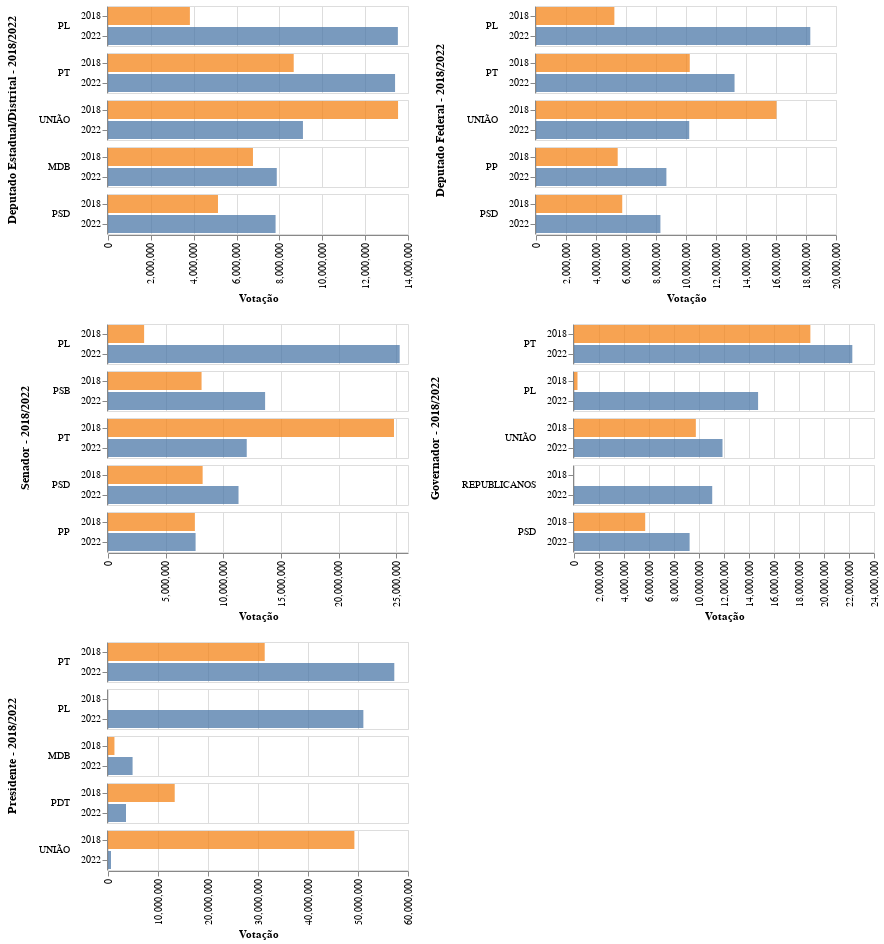

The notebook cell this image was saved under:
### Markdown cell above
### 3.1 Análise da variação da votação por partidos e cargos entre 2018 e 2022

---

### Code cell
'''
   Apresenta um grouped bar chart para um cargo político comparando os 15 partidos que mais
   conseguiram votos em 2022 com 2018.
   df_2018:pl.DataFrame -> dados da eleição de 2018
   df_2022:pl.DataFrame -> dados da eleição de 2022
   position:int -> código do cargo eleitoral (1 Presidente, 3 Governador, 5 Senador, 6 Deputado Federal, 7 Deputado Estadual e 8 Deputado Distrital)
   chart_title:str -> título do chart

   Retorna um chart vega-altair   
'''

def grouped_bar_chart(df_2018:pl.DataFrame, df_2022:pl.DataFrame, position:list[int], chart_title:str, total_parties:int=5)->alt.vegalite.v5.api.Chart:
    # soma todos os votos por partidos de 2018
    df_tmp_18 = filter_by_position(df_2018, position)
    
    df_tmp_18 = (df_tmp_18
        .group_by(["ANO_ELEICAO", "SIGLA_2022","SG_POSIC_IDEOLOGICO"], maintain_order=True)
        .agg(pl.col("QT_VOTOS_VALIDOS").sum())
        .join(df_colors, on="SG_POSIC_IDEOLOGICO", how="inner")
    )

    # soma todos os votos por partidos de 2022
    df_tmp_22 = filter_by_position(df_2022, position)
    
    df_tmp_22 = (df_tmp_22
        .group_by(["ANO_ELEICAO", "SIGLA_2022","SG_POSIC_IDEOLOGICO"], maintain_order=True)
        .agg(pl.col("QT_VOTOS_VALIDOS").sum())
        .join(df_colors, on="SG_POSIC_IDEOLOGICO", how="inner")
    )

    # concatena as votações de 22 e 18 para os cargos em position
    df_tmp = pl.concat([df_tmp_22, df_tmp_18])

    # os registros dos K partidos mais votados em 2018
    top_k_22=df_tmp_22.top_k(total_parties, by="QT_VOTOS_VALIDOS").select(pl.col("SIGLA_2022","QT_VOTOS_VALIDOS"))    

    # faz join entre com os 15 partidos mais votados em 22 usando o campo QT_ORDER 
    # para ordenar o chart
    df_tmp = (df_tmp
        .join(top_k_22, on="SIGLA_2022", how="inner")
        .with_columns(
            QT_ORDER = pl.col("QT_VOTOS_VALIDOS_right")
        )
        .drop(pl.col("QT_VOTOS_VALIDOS_right"))              
    )  

    #plota o grouped bar chart
    return alt.Chart(df_tmp).mark_bar().encode(
        y = alt.Y('ANO_ELEICAO:O', 
            title="",
        ),
        x = alt.X('QT_VOTOS_VALIDOS:Q', title="Votação", axis=alt.Axis( labelAngle=-90 )),
        color = alt.Color('ANO_ELEICAO:O',
            scale = alt.Scale(
               domain=[2018,2022], 
               range=['#F58518','#4C78A8'],
            ),
            legend=None
        ),
        row = alt.Row('SIGLA_2022:N',
            title="",
            spacing = 5,
            header=alt.Header(labelAngle=0, labelAlign='left', title=f'{chart_title}', titleFontSize=12),
            sort=alt.SortField("QT_ORDER", order="descending"),                      
        ),
        opacity=alt.OpacityValue(0.75),
        tooltip=[
            alt.Tooltip('SIGLA_2022:N', title="Partido"),
            alt.Tooltip('ANO_ELEICAO:O', title="Ano Eleição"),
            alt.Tooltip('QT_VOTOS_VALIDOS:Q', format=",d",  title="Votos"),
        ]        
    ).properties(
        width=300,
        #height=150,
    ) 

grouped_depe = grouped_bar_chart(df_poll_18_filtered, df_poll_22_filtered, list([7,8]), 'Deputado Estadual/Distrital - 2018/2022')
grouped_depf = grouped_bar_chart(df_poll_18_filtered, df_poll_22_filtered, list([6]), 'Deputado Federal - 2018/2022')
grouped_sen = grouped_bar_chart(df_poll_18_filtered, df_poll_22_filtered, list([5]), 'Senador - 2018/2022')
grouped_gov = grouped_bar_chart(df_poll_18_filtered, df_poll_22_filtered, list([3]), 'Governador - 2018/2022')
grouped_pres = grouped_bar_chart(df_poll_18_filtered, df_poll_22_filtered, list([1]), 'Presidente - 2018/2022')

((grouped_depe|grouped_depf) & (grouped_sen|grouped_gov) & grouped_pres)

### Figure 1 — Vega-Lite specification as saved in the notebook (floating-point values rounded to 4 significant figures)
{"config": {"view": {"continuousWidth": 300, "continuousHeight": 300}}, "vconcat": [{"hconcat": [{"data": {"name": "data-d53514a806901e54a8f2451de03d85b9"}, "mark": {"type": "bar"}, "encoding": {"color": {"field": "ANO_ELEICAO", "legend": null, "scale": {"domain": [2018, 2022], "range": ["#F58518", "#4C78A8"]}, "type": "ordinal"}, "opacity": {"value": 0.75}, "row": {"field": "SIGLA_2022", "header": {"labelAlign": "left", "labelAngle": 0, "title": "Deputado Estadual/Distrital - 2018/2022", "titleFontSize": 12}, "sort": {"field": "QT_ORDER", "order": "descending"}, "spacing": 5, "title": "", "type": "nominal"}, "tooltip": [{"field": "SIGLA_2022", "title": "Partido", "type": "nominal"}, {"field": "ANO_ELEICAO", "title": "Ano Eleição", "type": "ordinal"}, {"field": "QT_VOTOS_VALIDOS", "format": ",d", "title": "Votos", "type": "quantitative"}], "x": {"axis": {"labelAngle": -90}, "field": "QT_VOTOS_VALIDOS", "title": "Votação", "type": "quantitative"}, "y": {"field": "ANO_ELEICAO", "title": "", "type": "ordinal"}}, "width": 300}, {"data": {"name": "data-0faea556ff586884b39c1b5652775f4a"}, "mark": {"type": "bar"}, "encoding": {"color": {"field": "ANO_ELEICAO", "legend": null, "scale": {"domain": [2018, 2022], "range": ["#F58518", "#4C78A8"]}, "type": "ordinal"}, "opacity": {"value": 0.75}, "row": {"field": "SIGLA_2022", "header": {"labelAlign": "left", "labelAngle": 0, "title": "Deputado Federal - 2018/2022", "titleFontSize": 12}, "sort": {"field": "QT_ORDER", "order": "descending"}, "spacing": 5, "title": "", "type": "nominal"}, "tooltip": [{"field": "SIGLA_2022", "title": "Partido", "type": "nominal"}, {"field": "ANO_ELEICAO", "title": "Ano Eleição", "type": "ordinal"}, {"field": "QT_VOTOS_VALIDOS", "format": ",d", "title": "Votos", "type": "quantitative"}], "x": {"axis": {"labelAngle": -90}, "field": "QT_VOTOS_VALIDOS", "title": "Votação", "type": "quantitative"}, "y": {"field": "ANO_ELEICAO", "title": "", "type": "ordinal"}}, "width": 300}]}, {"hconcat": [{"data": {"name": "data-38321803a1fcf53a7b154ecfb0decb88"}, "mark": {"type": "bar"}, "encoding": {"color": {"field": "ANO_ELEICAO", "legend": null, "scale": {"domain": [2018, 2022], "range": ["#F58518", "#4C78A8"]}, "type": "ordinal"}, "opacity": {"value": 0.75}, "row": {"field": "SIGLA_2022", "header": {"labelAlign": "left", "labelAngle": 0, "title": "Senador - 2018/2022", "titleFontSize": 12}, "sort": {"field": "QT_ORDER", "order": "descending"}, "spacing": 5, "title": "", "type": "nominal"}, "tooltip": [{"field": "SIGLA_2022", "title": "Partido", "type": "nominal"}, {"field": "ANO_ELEICAO", "title": "Ano Eleição", "type": "ordinal"}, {"field": "QT_VOTOS_VALIDOS", "format": ",d", "title": "Votos", "type": "quantitative"}], "x": {"axis": {"labelAngle": -90}, "field": "QT_VOTOS_VALIDOS", "title": "Votação", "type": "quantitative"}, "y": {"field": "ANO_ELEICAO", "title": "", "type": "ordinal"}}, "width": 300}, {"data": {"name": "data-13df8d2d348d8475d60e77cee1a64925"}, "mark": {"type": "bar"}, "encoding": {"color": {"field": "ANO_ELEICAO", "legend": null, "scale": {"domain": [2018, 2022], "range": ["#F58518", "#4C78A8"]}, "type": "ordinal"}, "opacity": {"value": 0.75}, "row": {"field": "SIGLA_2022", "header": {"labelAlign": "left", "labelAngle": 0, "title": "Governador - 2018/2022", "titleFontSize": 12}, "sort": {"field": "QT_ORDER", "order": "descending"}, "spacing": 5, "title": "", "type": "nominal"}, "tooltip": [{"field": "SIGLA_2022", "title": "Partido", "type": "nominal"}, {"field": "ANO_ELEICAO", "title": "Ano Eleição", "type": "ordinal"}, {"field": "QT_VOTOS_VALIDOS", "format": ",d", "title": "Votos", "type": "quantitative"}], "x": {"axis": {"labelAngle": -90}, "field": "QT_VOTOS_VALIDOS", "title": "Votação", "type": "quantitative"}, "y": {"field": "ANO_ELEICAO", "title": "", "type": "ordinal"}}, "width": 300}]}, {"data": {"name": "data-1e2ce8e044606fcac8703e39c41c4068"}, "mark": {"type": "bar"}, "encoding": {"color": {"field": "ANO_ELEICAO", "legend": null, "scale": {"domain": [2018, 2022], "range": ["#F58518", "#4C78A8"]}, "type": "ordinal"}, "opacity": {"value": 0.75}, "row": {"field": "SIGLA_2022", "header": {"labelAlign": "left", "labelAngle": 0, "title": "Presidente - 2018/2022", "titleFontSize": 12}, "sort": {"field": "QT_ORDER", "order": "descending"}, "spacing": 5, "title": "", "type": "nominal"}, "tooltip": [{"field": "SIGLA_2022", "title": "Partido", "type": "nominal"}, {"field": "ANO_ELEICAO", "title": "Ano Eleição", "type": "ordinal"}, {"field": "QT_VOTOS_VALIDOS", "format": ",d", "title": "Votos", "type": "quantitative"}], "x": {"axis": {"labelAngle": -90}, "field": "QT_VOTOS_VALIDOS", "title": "Votação", "type": "quantitative"}, "y": {"field": "ANO_ELEICAO", "title": "", "type": "ordinal"}}, "width": 300}], "$schema": "https://vega.github.io/schema/vega-lite/v5.20.1.json", "datasets": {"data-d53514a806901e54a8f2451de03d85b9": [{"ANO_ELEICAO": 2022, "SIGLA_2022": "PL", "SG_POSIC_IDEOLOGICO": "D", "QT_VOTOS_VALIDOS": 13527495, "POSIC_IDEOLOGICO": "Direita", "cor": "#262DDA", "QT_ORDER": 13527495}, {"ANO_ELEICAO": 2022, "SIGLA_2022": "UNIÃO", "SG_POSIC_IDEOLOGICO": "ED", "QT_VOTOS_VALIDOS": 9097661, "POSIC_IDEOLOGICO": "Extrema Direita", "cor": "#030886", "QT_ORDER": 9097661}, {"ANO_ELEICAO": 2022, "SIGLA_2022": "PSD", "SG_POSIC_IDEOLOGICO": "CD", "QT_VOTOS_VALIDOS": 7820614, "POSIC_IDEOLOGICO": "Centro Direita", "cor": "#97A3FF", "QT_ORDER": 7820614}, {"ANO_ELEICAO": 2022, "SIGLA_2022": "MDB", "SG_POSIC_IDEOLOGICO": "CD", "QT_VOTOS_VALIDOS": 7875801, "POSIC_IDEOLOGICO": "Centro Direita", "cor": "#97A3FF", "QT_ORDER": 7875801}, {"ANO_ELEICAO": 2022, "SIGLA_2022": "PT", "SG_POSIC_IDEOLOGICO": "CE", "QT_VOTOS_VALIDOS": 13396406, "POSIC_IDEOLOGICO": "Centro Esquerda", "cor": "#C54B53", "QT_ORDER": 13396406}, {"ANO_ELEICAO": 2018, "SIGLA_2022": "PSD", "SG_POSIC_IDEOLOGICO": "CD", "QT_VOTOS_VALIDOS": 5132837, "POSIC_IDEOLOGICO": "Centro Direita", "cor": "#97A3FF", "QT_ORDER": 7820614}, {"ANO_ELEICAO": 2018, "SIGLA_2022": "PL", "SG_POSIC_IDEOLOGICO": "D", "QT_VOTOS_VALIDOS": 3822192, "POSIC_IDEOLOGICO": "Direita", "cor": "#262DDA", "QT_ORDER": 13527495}, {"ANO_ELEICAO": 2018, "SIGLA_2022": "MDB", "SG_POSIC_IDEOLOGICO": "CD", "QT_VOTOS_VALIDOS": 6765451, "POSIC_IDEOLOGICO": "Centro Direita", "cor": "#97A3FF", "QT_ORDER": 7875801}, {"ANO_ELEICAO": 2018, "SIGLA_2022": "PT", "SG_POSIC_IDEOLOGICO": "CE", "QT_VOTOS_VALIDOS": 8666866, "POSIC_IDEOLOGICO": "Centro Esquerda", "cor": "#C54B53", "QT_ORDER": 13396406}, {"ANO_ELEICAO": 2018, "SIGLA_2022": "UNIÃO", "SG_POSIC_IDEOLOGICO": "ED", "QT_VOTOS_VALIDOS": 13535800, "POSIC_IDEOLOGICO": "Extrema Direita", "cor": "#030886", "QT_ORDER": 9097661}], "data-0faea556ff586884b39c1b5652775f4a": [{"ANO_ELEICAO": 2022, "SIGLA_2022": "PP", "SG_POSIC_IDEOLOGICO": "D", "QT_VOTOS_VALIDOS": 8692918, "POSIC_IDEOLOGICO": "Direita", "cor": "#262DDA", "QT_ORDER": 8692918}, {"ANO_ELEICAO": 2022, "SIGLA_2022": "PL", "SG_POSIC_IDEOLOGICO": "D", "QT_VOTOS_VALIDOS": 18286211, "POSIC_IDEOLOGICO": "Direita", "cor": "#262DDA", "QT_ORDER": 18286211}, {"ANO_ELEICAO": 2022, "SIGLA_2022": "PSD", "SG_POSIC_IDEOLOGICO": "CD", "QT_VOTOS_VALIDOS": 8293956, "POSIC_IDEOLOGICO": "Centro Direita", "cor": "#97A3FF", "QT_ORDER": 8293956}, {"ANO_ELEICAO": 2022, "SIGLA_2022": "UNIÃO", "SG_POSIC_IDEOLOGICO": "ED", "QT_VOTOS_VALIDOS": 10215433, "POSIC_IDEOLOGICO": "Extrema Direita", "cor": "#030886", "QT_ORDER": 10215433}, {"ANO_ELEICAO": 2022, "SIGLA_2022": "PT", "SG_POSIC_IDEOLOGICO": "CE", "QT_VOTOS_VALIDOS": 13236698, "POSIC_IDEOLOGICO": "Centro Esquerda", "cor": "#C54B53", "QT_ORDER": 13236698}, {"ANO_ELEICAO": 2018, "SIGLA_2022": "PL", "SG_POSIC_IDEOLOGICO": "D", "QT_VOTOS_VALIDOS": 5224591, "POSIC_IDEOLOGICO": "Direita", "cor": "#262DDA", "QT_ORDER": 18286211}, {"ANO_ELEICAO": 2018, "SIGLA_2022": "UNIÃO", "SG_POSIC_IDEOLOGICO": "ED", "QT_VOTOS_VALIDOS": 16031609, "POSIC_IDEOLOGICO": "Extrema Direita", "cor": "#030886", "QT_ORDER": 10215433}, {"ANO_ELEICAO": 2018, "SIGLA_2022": "PSD", "SG_POSIC_IDEOLOGICO": "CD", "QT_VOTOS_VALIDOS": 5749010, "POSIC_IDEOLOGICO": "Centro Direita", "cor": "#97A3FF", "QT_ORDER": 8293956}, {"ANO_ELEICAO": 2018, "SIGLA_2022": "PP", "SG_POSIC_IDEOLOGICO": "D", "QT_VOTOS_VALIDOS": 5446136, "POSIC_IDEOLOGICO": "Direita", "cor": "#262DDA", "QT_ORDER": 8692918}, {"ANO_ELEICAO": 2018, "SIGLA_2022": "PT", "SG_POSIC_IDEOLOGICO": "CE", "QT_VOTOS_VALIDOS": 10251258, "POSIC_IDEOLOGICO": "Centro Esquerda", "cor": "#C54B53", "QT_ORDER": 13236698}], "data-38321803a1fcf53a7b154ecfb0decb88": [{"ANO_ELEICAO": 2022, "SIGLA_2022": "PSD", "SG_POSIC_IDEOLOGICO": "CD", "QT_VOTOS_VALIDOS": 11312512, "POSIC_IDEOLOGICO": "Centro Direita", "cor": "#97A3FF", "QT_ORDER": 11312512}, {"ANO_ELEICAO": 2022, "SIGLA_2022": "PT", "SG_POSIC_IDEOLOGICO": "CE", "QT_VOTOS_VALIDOS": 12024696, "POSIC_IDEOLOGICO": "Centro Esquerda", "cor": "#C54B53", "QT_ORDER": 12024696}, {"ANO_ELEICAO": 2022, "SIGLA_2022": "PL", "SG_POSIC_IDEOLOGICO": "D", "QT_VOTOS_VALIDOS": 25278764, "POSIC_IDEOLOGICO": "Direita", "cor": "#262DDA", "QT_ORDER": 25278764}, {"ANO_ELEICAO": 2022, "SIGLA_2022": "PSB", "SG_POSIC_IDEOLOGICO": "CE", "QT_VOTOS_VALIDOS": 13615846, "POSIC_IDEOLOGICO": "Centro Esquerda", "cor": "#C54B53", "QT_ORDER": 13615846}, {"ANO_ELEICAO": 2022, "SIGLA_2022": "PP", "SG_POSIC_IDEOLOGICO": "D", "QT_VOTOS_VALIDOS": 7592391, "POSIC_IDEOLOGICO": "Direita", "cor": "#262DDA", "QT_ORDER": 7592391}, {"ANO_ELEICAO": 2018, "SIGLA_2022": "PT", "SG_POSIC_IDEOLOGICO": "CE", "QT_VOTOS_VALIDOS": 24785670, "POSIC_IDEOLOGICO": "Centro Esquerda", "cor": "#C54B53", "QT_ORDER": 12024696}, {"ANO_ELEICAO": 2018, "SIGLA_2022": "PSB", "SG_POSIC_IDEOLOGICO": "CE", "QT_VOTOS_VALIDOS": 8109072, "POSIC_IDEOLOGICO": "Centro Esquerda", "cor": "#C54B53", "QT_ORDER": 13615846}, {"ANO_ELEICAO": 2018, "SIGLA_2022": "PP", "SG_POSIC_IDEOLOGICO": "D", "QT_VOTOS_VALIDOS": 7529901, "POSIC_IDEOLOGICO": "Direita", "cor": "#262DDA", "QT_ORDER": 7592391}, {"ANO_ELEICAO": 2018, "SIGLA_2022": "PL", "SG_POSIC_IDEOLOGICO": "D", "QT_VOTOS_VALIDOS": 3130082, "POSIC_IDEOLOGICO": "Direita", "cor": "#262DDA", "QT_ORDER": 25278764}, {"ANO_ELEICAO": 2018, "SIGLA_2022": "PSD", "SG_POSIC_IDEOLOGICO": "CD", "QT_VOTOS_VALIDOS": 8202342, "POSIC_IDEOLOGICO": "Centro Direita", "cor": "#97A3FF", "QT_ORDER": 11312512}], "data-13df8d2d348d8475d60e77cee1a64925": [{"ANO_ELEICAO": 2022, "SIGLA_2022": "UNIÃO", "SG_POSIC_IDEOLOGICO": "ED", "QT_VOTOS_VALIDOS": 11880759, "POSIC_IDEOLOGICO": "Extrema Direita", "cor": "#030886", "QT_ORDER": 11880759}, {"ANO_ELEICAO": 2022, "SIGLA_2022": "PT", "SG_POSIC_IDEOLOGICO": "CE", "QT_VOTOS_VALIDOS": 22265662, "POSIC_IDEOLOGICO": "Centro Esquerda", "cor": "#C54B53", "QT_ORDER": 22265662}, {"ANO_ELEICAO": 2022, "SIGLA_2022": "PL", "SG_POSIC_IDEOLOGICO": "D", "QT_VOTOS_VALIDOS": 14726813, "POSIC_IDEOLOGICO": "Direita", "cor": "#262DDA", "QT_ORDER": 14726813}, {"ANO_ELEICAO": 2022, "SIGLA_2022": "PSD", "SG_POSIC_IDEOLOGICO": "CD", "QT_VOTOS_VALIDOS": 9249065, "POSIC_IDEOLOGICO": "Centro Direita", "cor": "#97A3FF", "QT_ORDER": 9249065}, {"ANO_ELEICAO": 2022, "SIGLA_2022": "REPUBLICANOS", "SG_POSIC_IDEOLOGICO": "D", "QT_VOTOS_VALIDOS": 11056917, "POSIC_IDEOLOGICO": "Direita", "cor": "#262DDA", "QT_ORDER": 11056917}, {"ANO_ELEICAO": 2018, "SIGLA_2022": "PL", "SG_POSIC_IDEOLOGICO": "D", "QT_VOTOS_VALIDOS": 280055, "POSIC_IDEOLOGICO": "Direita", "cor": "#262DDA", "QT_ORDER": 14726813}, {"ANO_ELEICAO": 2018, "SIGLA_2022": "PT", "SG_POSIC_IDEOLOGICO": "CE", "QT_VOTOS_VALIDOS": 18908791, "POSIC_IDEOLOGICO": "Centro Esquerda", "cor": "#C54B53", "QT_ORDER": 22265662}, {"ANO_ELEICAO": 2018, "SIGLA_2022": "PSD", "SG_POSIC_IDEOLOGICO": "CD", "QT_VOTOS_VALIDOS": 5695387, "POSIC_IDEOLOGICO": "Centro Direita", "cor": "#97A3FF", "QT_ORDER": 9249065}, {"ANO_ELEICAO": 2018, "SIGLA_2022": "UNIÃO", "SG_POSIC_IDEOLOGICO": "ED", "QT_VOTOS_VALIDOS": 9747868, "POSIC_IDEOLOGICO": "Extrema Direita", "cor": "#030886", "QT_ORDER": 11880759}], "data-1e2ce8e044606fcac8703e39c41c4068": [{"ANO_ELEICAO": 2022, "SIGLA_2022": "UNIÃO", "SG_POSIC_IDEOLOGICO": "ED", "QT_VOTOS_VALIDOS": 600955, "POSIC_IDEOLOGICO": "Extrema Direita", "cor": "#030886", "QT_ORDER": 600955}, {"ANO_ELEICAO": 2022, "SIGLA_2022": "MDB", "SG_POSIC_IDEOLOGICO": "CD", "QT_VOTOS_VALIDOS": 4915423, "POSIC_IDEOLOGICO": "Centro Direita", "cor": "#97A3FF", "QT_ORDER": 4915423}, {"ANO_ELEICAO": 2022, "SIGLA_2022": "PDT", "SG_POSIC_IDEOLOGICO": "CE", "QT_VOTOS_VALIDOS": 3599287, "POSIC_IDEOLOGICO": "Centro Esquerda", "cor": "#C54B53", "QT_ORDER": 3599287}, {"ANO_ELEICAO": 2022, "SIGLA_2022": "PT", "SG_POSIC_IDEOLOGICO": "CE", "QT_VOTOS_VALIDOS": 57259504, "POSIC_IDEOLOGICO": "Centro Esquerda", "cor": "#C54B53", "QT_ORDER": 57259504}, {"ANO_ELEICAO": 2022, "SIGLA_2022": "PL", "SG_POSIC_IDEOLOGICO": "D", "QT_VOTOS_VALIDOS": 51072345, "POSIC_IDEOLOGICO": "Direita", "cor": "#262DDA", "QT_ORDER": 51072345}, {"ANO_ELEICAO": 2018, "SIGLA_2022": "UNIÃO", "SG_POSIC_IDEOLOGICO": "ED", "QT_VOTOS_VALIDOS": 49277010, "POSIC_IDEOLOGICO": "Extrema Direita", "cor": "#030886", "QT_ORDER": 600955}, {"ANO_ELEICAO": 2018, "SIGLA_2022": "PDT", "SG_POSIC_IDEOLOGICO": "CE", "QT_VOTOS_VALIDOS": 13344371, "POSIC_IDEOLOGICO": "Centro Esquerda", "cor": "#C54B53", "QT_ORDER": 3599287}, {"ANO_ELEICAO": 2018, "SIGLA_2022": "MDB", "SG_POSIC_IDEOLOGICO": "CD", "QT_VOTOS_VALIDOS": 1288950, "POSIC_IDEOLOGICO": "Centro Direita", "cor": "#97A3FF", "QT_ORDER": 4915423}, {"ANO_ELEICAO": 2018, "SIGLA_2022": "PT", "SG_POSIC_IDEOLOGICO": "CE", "QT_VOTOS_VALIDOS": 31342051, "POSIC_IDEOLOGICO": "Centro Esquerda", "cor": "#C54B53", "QT_ORDER": 57259504}]}}
